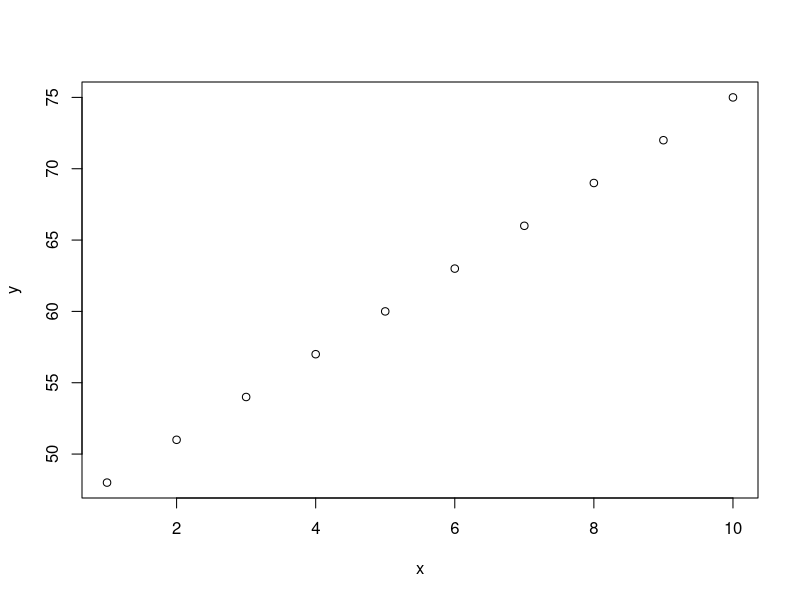
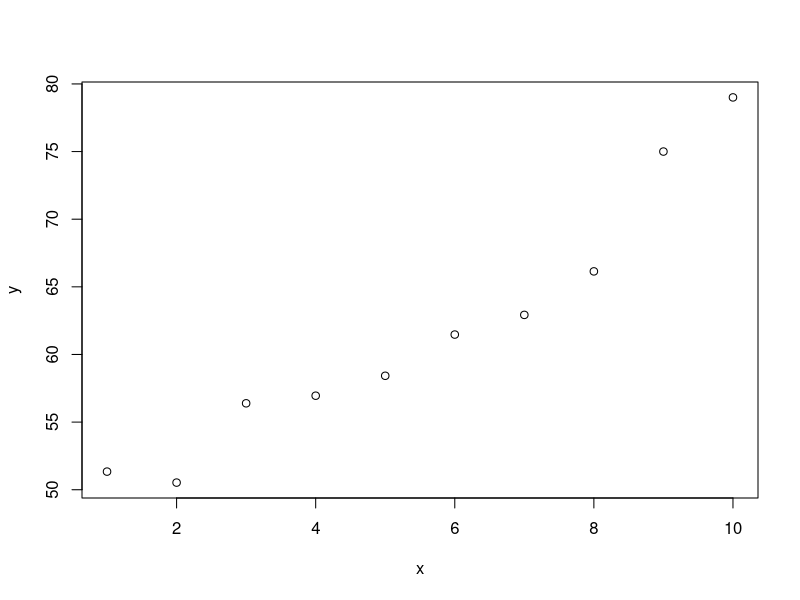

Reproduce these figures in R, in order.
##################################
# Name: Steven Bradley		   #
# STAT 331: Handout 1		   #
##################################

x <- c(1,2,3,4,5,6,7,8,9,10)
y <- 45 + 3*x
plot(x,y)

y <- 45 + 3*x + rnorm(10,0,4)
plot(x,y)

ls()

x <- c(0,1,1,1,2,2)
x+2

y <- c(-1,-1,1,1,0,0)
x+y
x*y
x^y

z <- c(-1,-1,1,1)
x+z

z <- c(-1,1)
x+z

names <- c('ann','bill','chad','dwight')

is.numeric(x)
is.numeric(names)
is.character(x)
is.character(names)


